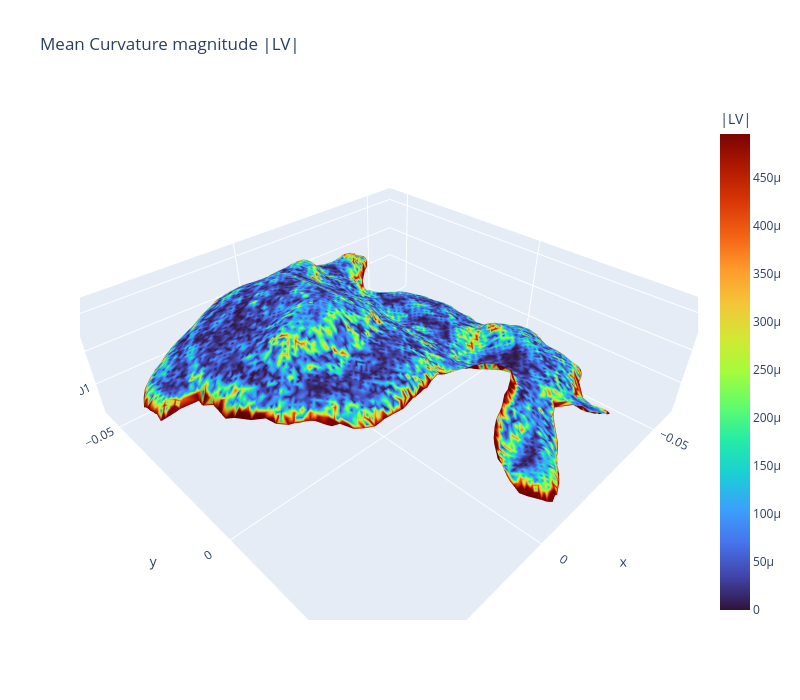

Notebook code for this chart:
### Markdown cell above
## 3D Visualization — Mean Curvature (|LV|)

### Code cell
vmax = np.percentile(H_mag, 95)
H_clipped = np.clip(H_mag, 0, vmax)

fig = go.Figure(go.Mesh3d(
    x=verts_np[:, 0], y=verts_np[:, 1], z=verts_np[:, 2],
    i=faces_np[:, 0], j=faces_np[:, 1], k=faces_np[:, 2],
    intensity=H_clipped,
    colorscale='Turbo',
    colorbar=dict(title='|LV|'),
    showscale=True,
))
fig.update_layout(
    title='Mean Curvature magnitude |LV|',
    scene=dict(aspectmode='data'),
    width=800, height=700,
)
fig.show()

### Figure 1 — Plotly figure (JSON) as saved in the notebook; plotly's stock layout.template omitted (floating-point values rounded to 4 significant figures; data arrays with more than 128 entries replaced by an {"elided": "..."} marker saying what was removed)
{"data": [{"colorbar": {"title": {"text": "|LV|"}}, "colorscale": [[0, "#30123b"], [0.07143, "#4145ab"], [0.1429, "#4675ed"], [0.2143, "#39a2fc"], [0.2857, "#1bcfd4"], [0.3571, "#24eca6"], [0.4286, "#61fc6c"], [0.5, "#a4fc3b"], [0.5714, "#d1e834"], [0.6429, "#f3c63a"], [0.7143, "#fe9b2d"], [0.7857, "#f36315"], [0.8571, "#d93806"], [0.9286, "#b11901"], [1, "#7a0402"]], "i": {"elided": "17663 int values"}, "intensity": {"elided": "8955 float values"}, "j": {"elided": "17663 int values"}, "k": {"elided": "17663 int values"}, "showscale": true, "type": "mesh3d", "x": {"elided": "8955 float values"}, "y": {"elided": "8955 float values"}, "z": {"elided": "8955 float values"}}], "layout": {"height": 700, "scene": {"aspectmode": "data"}, "title": {"text": "Mean Curvature magnitude |LV|"}, "width": 800}}
